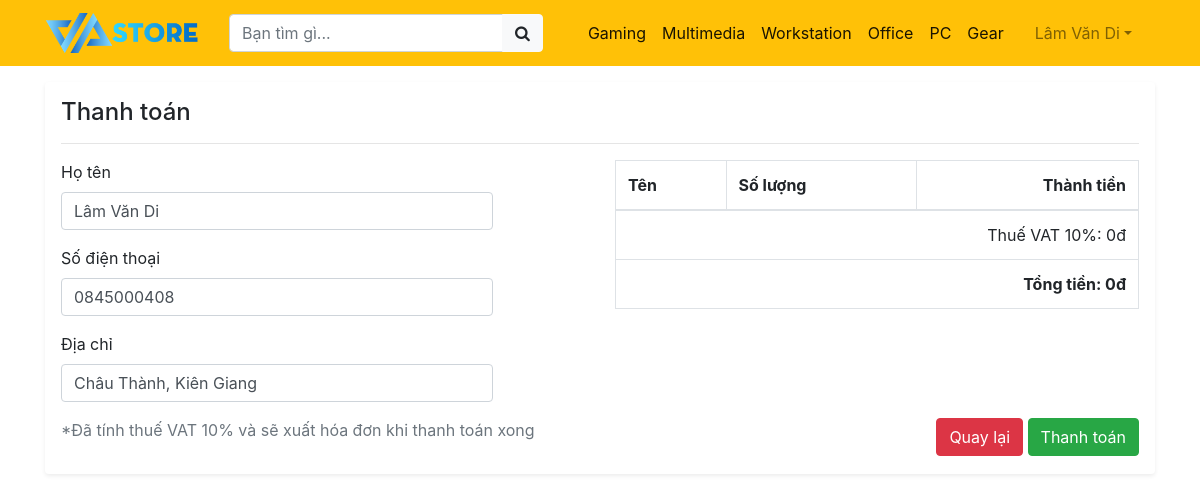
/payment.php (signed in), run on the app's committed database.
### tables this page shows
CREATE TABLE `khachhang` (
  `MSKH` varchar(5) NOT NULL,
  `HoTenKH` varchar(50) NOT NULL,
  `DiaChi` varchar(50) NOT NULL,
  `SoDienThoai` varchar(10) NOT NULL
);

### payment.php (the view, shortened to what this page needs)
<!doctype html>
<html lang="en">
  <head>
    <link rel="stylesheet" href="css/bootstrap.min.css">
    <link rel="stylesheet" href="https://maxcdn.bootstrapcdn.com/font-awesome/latest/css/font-awesome.min.css">
    <link rel="stylesheet" href="https://cdnjs.cloudflare.com/ajax/libs/font-awesome/4.7.0/css/font-awesome.min.css">
  </head>
  <body>
    <nav class="navbar navbar-expand-lg navbar-light bg-warning sticky-top">
      <div class="container">
      <a class="navbar-brand" href="index.php">
        <img src="img/logo.png"  height="40" alt="V.A Store">
      </a>
      <div class="collapse navbar-collapse" id="navbarSupportedContent">
        <form class="form-inline col-auto mr-auto" method="get">
          <div class="input-group">
            <input type="text" class="form-control " placeholder="Bạn tìm gì..." aria-label="Bạn tìm gì" aria-describedby="button-addon2" name="searchInput">
            <div class="input-group-append">
              <button class="btn btn-light bg-light" type="submit" id="searchBtn" name="searchBtn"><i class="fa fa-search"></i></button>
            </div>
          </div>
        </form>
        <ul class="navbar-nav col-auto">
          <li class="nav-item active">
            <a class="nav-link" href="index.php#Gaming">Gaming</a>
          </li>
          <li class="nav-item active">
            <a class="nav-link" href="index.php#Multimedia">Multimedia</a>
          </li>
          <li class="nav-item active">
            <a class="nav-link" href="index.php#Workstation">Workstation</a>
          </li>
          <li class="nav-item active">
            <a class="nav-link" href="index.php#Office">Office</a>
          </li>
          <li class="nav-item active">
            <a class="nav-link" href="index.php#PC">PC</a>
          </li>
          <li class="nav-item active">
            <a class="nav-link" href="index.php#Gear">Gear</a>
          </li>
        </ul>
        <ul class="navbar-nav col-auto">
        <?php
            include 'connect.php';
            if(isset($_SESSION['IDKH'])){
              $select_username = "SELECT HoTenKH FROM khachhang WHERE MSKH = '".$_SESSION['IDKH']."'";
                $username_query = mysqli_query($conn, $select_username);
                if ($username_query->num_rows > 0) {
                    while($row = mysqli_fetch_assoc($username_query))
                        $fullname = $row['HoTenKH'];
                }
            echo '<li class="nav-item dropdown">
                  <a class="nav-link dropdown-toggle" data-toggle="dropdown" href="#" role="button" aria-haspopup="true" aria-expanded="false">'.$fullname.'</a>
                  <div class="dropdown-menu">
                    <a class="dropdown-item" href="logout.php">Đăng xuất</a>
                  </div>
                </li>';
            }
          ?>
        </ul>
      </div>
    </div>
    </nav>
    <main role="main" class="container md">
    <div class="my-3 p-3 bg-white rounded shadow-sm">
    <h4>Thanh toán</h4>
    <hr>
    <?php
      if (isset($_SESSION['IDKH'])) {
        $stt = 'disable';
        $customer_info = "SELECT * FROM khachhang WHERE MSKH = '".$_SESSION['IDKH']."'";
        $customer_info_query = mysqli_query($conn, $customer_info);
        if ($customer_info_query->num_rows>0) {
          while ($row2 = mysqli_fetch_assoc($customer_info_query)){
            $customer_name = $row2['HoTenKH'];
            $customer_phone = $row2['SoDienThoai'];
            $customer_address = $row2['DiaChi'];
          }
        }
      }else{
        $stt="";
        $customer_name = "";
        $customer_phone = "";
        $customer_address = "";
      }
    ?>
    <div class="row">
      <div class="col-md-5">
      <form method="post" action="pay.php" onsubmit="return validate();">
        <div class="form-group">
            <label for="HoTen">Họ tên</label>
            <input type="text" class="form-control" id="HoTen" name="HoTen" disable="<?php echo $stt; ?>" value="<?php echo $customer_name; ?>" placeholder="<?php echo $customer_name; ?>">
        </div>
        <div class="form-group">
            <label for="SDT">Số điện thoại</label>
            <input type="text" pattern="\d{10,10}" class="form-control" id="SDT" name="SDT" disable="<?php echo $stt; ?>" value="<?php echo $customer_phone; ?>" placeholder="<?php echo $customer_phone; ?>">
        </div>
        <div class="form-group">
            <label for="DiaChi">Địa chỉ</label>
            <input type="text" class="form-control" id="DiaChi" name="DiaChi" disable="<?php echo $stt; ?>" value="<?php echo $customer_address; ?>" placeholder="<?php echo $customer_address; ?>">
        </div>
      </div>
      <div class="col-md"></div>
      <div class="col-md-6">
        <table class="table table-hover table-bordered">
            <thead>
              <tr>
                <th scope="col">Tên</th>
                <th scope="col">Số lượng</th>
                <th scope="col" class="text-right">Thành tiền</th>
              </tr>
            </thead>
            <tbody>
          <?php
            $total = 0;
          ?>
          <tr>
            <td class="text-right" colspan="5">Thuế VAT 10%: <?php echo number_format((0.1)*$total, 0);?>đ</td>
          </tr>
          <tr>
            <th class="text-right" colspan="5">Tổng tiền: <?php echo number_format($total+(0.1)*$total, 0); ?>đ</th>
          </tr>
            </tbody>
          </table>
      </div>
      </div>
      <div class="row">
      <div class="col-auto mr-auto">
        <p class="text-muted">*Đã tính thuế VAT 10% và sẽ xuất hóa đơn khi thanh toán xong</p>
      </div>
      <div class="col-auto">
            <button onclick="history.back()" class="btn btn-danger" type="button">Quay lại</button>
            <button name="pay" class="btn btn-success" type="submit">Thanh toán</button>
      </div>
      </div>
    </div>
    </main>
  </body>
</html>

### data on the page
khachhang: HoTenKH "Lâm Văn Di", HoTen "Lâm Văn Di", SDT "0845000408", DiaChi "Châu Thành, Kiên Giang"

### other printed values
$total+(0.1)*$total "0"
